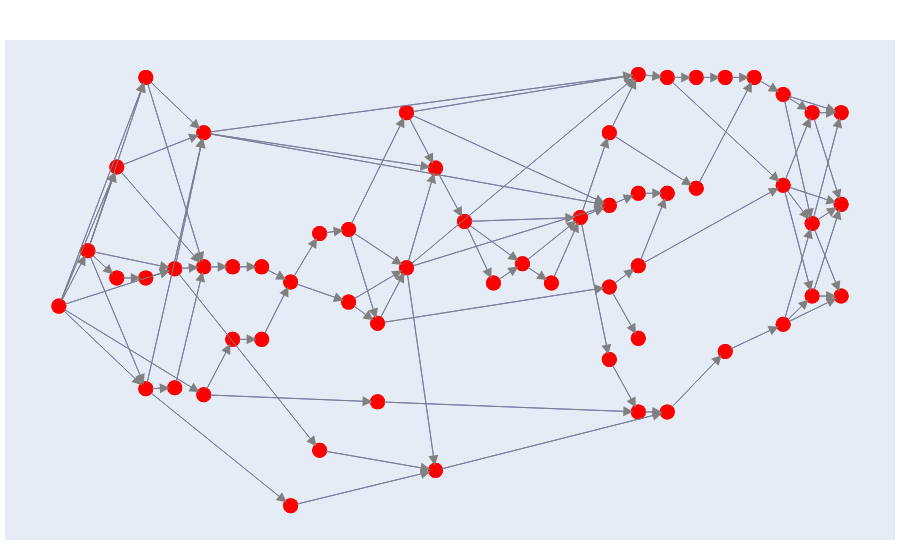

Here is the notebook cell this chart was saved with:
### Code cell
selector = {"type": "descendants", "node": "geringfügig_beschäftigt"}
plot_dag(functions=policy_functions,
         show_labels=False,
         selectors=selector, 
         orientation ='h')

### Figure 1 — Plotly figure (JSON) as saved in the notebook; plotly's stock layout.template omitted (floating-point values rounded to 4 significant figures; data arrays with more than 128 entries replaced by an {"elided": "..."} marker saying what was removed)
{"data": [{"hoverinfo": "none", "line": {"color": "blue", "width": 0.5}, "mode": "lines", "showlegend": false, "type": "scatter", "uid": "ae410eef-efb3-404b-a81d-48f934622d13", "x": {"elided": "306 mixed values"}, "y": {"elided": "306 mixed values"}}, {"hoverinfo": "text", "marker": {"color": "red", "reversescale": true, "showscale": false, "size": 15}, "mode": "markers", "showlegend": false, "text": ["arbeitsl_v_beitr_m", "sozialv_beitr_gesamt_m", "ges_rentenv_beitr_m", "ges_pflegev_beitr_m", "geringfügig_beschäftigt", "in_gleitzone", "_ges_krankenv_midi_job_arbeitg_m", "_ges_krankenv_midi_job_arbeitn_m", "ges_krankenv_beitr_m", "wohngeld_abzüge_m_tu", "wohngeld_eink_m", "wohngeld_eink_vor_abzug_m_tu", "wohngeld_m_hh", "wohngeld_vor_vermög_check_m_hh", "elterngeld_anteil_eink_erlass", "elterngeld_eink_erlass_m", "elterngeld_eink_relev_m", "elterngeld_geschw_bonus_m", "elterngeld_m", "elterngeld_nettolohn_m", "grunds_im_alter_eink_m", "grunds_im_alter_m_hh", "_kinderzuschl_nach_vermög_check_m_hh", "wohngeld_nach_vermög_check_m_hh", "kinderzuschl_vorrang_hh", "wohngeld_kinderzuschl_vorrang_hh", "wohngeld_vorrang_hh", "arbeitsl_geld_2_m_hh", "arbeitsl_geld_2_vor_vorrang_m_hh", "arbeitsl_geld_2_brutto_eink_m", "arbeitsl_geld_2_eink_m", "kinderzuschl_eink_anrechn_m", "kinderzuschl_m_hh", "soli_st_tu", "eink_st_mit_kinderfreib_tu", "eink_st_ohne_kinderfreib_tu", "kinderfreib_günstiger_tu", "eink_abhängig_beschäftigt", "vorsorgeaufw_alter_ab_2005", "_zu_verst_eink_ohne_kinderfreib_tu", "freibeträge", "zu_verst_eink_mit_kinderfreib_tu", "sum_eink", "eink_st_tu", "kindergeld_m", "vorsorgeaufw", "_kinderzuschl_vor_vermög_check_m_hh", "kindergeld_m_tu", "ges_rentenv_beitr_m_tu", "ges_krankenv_beitr_m_tu", "arbeitsl_geld_2_eink_m_hh", "arbeitsl_geld_2_brutto_eink_m_hh", "elterngeld_m_tu", "sum_eink_tu", "kinderzuschl_eink_anrechn_m_hh", "eink_abhängig_beschäftigt_tu", "grunds_im_alter_eink_m_hh", "freibeträge_tu", "kindergeld_m_hh"], "textposition": "bottom center", "type": "scatter", "uid": "370814ba-680c-4771-b49f-37980ab6997d", "x": [-0.7778, -0.6296, -0.7778, -0.8519, -1, -0.9259, -0.8519, -0.7778, -0.7037, -0.03704, 0.5556, 0.4815, 1, 0.7037, 0.1111, 0.1852, 0.03704, 0.2593, 0.3333, -0.03704, 0.4074, 0.5556, 0.8519, 0.8519, 0.9259, 0.9259, 0.9259, 1, 0.8519, 0.4074, 0.4815, 0.6296, 1, -0.1111, -0.2593, -0.2593, -0.1852, -0.6296, -0.7037, -0.4074, -0.5556, -0.3333, -0.5556, -0.1111, 0.4074, -0.6296, 0.7778, 0.4815, -0.4074, -0.3333, 0.5556, 0.6296, 0.4074, -0.4815, 0.7037, -0.1852, 0.4815, -0.4815, 0.4815], "y": [0.986, 0.729, -0.4579, 0.5701, -0.07477, 0.1822, 0.05607, 0.05607, 0.09813, -0.8364, -0.5654, -0.5654, -0.02804, -0.285, 0.03271, 0.1215, 0.3178, 0.03271, 0.3364, 0.5654, 0.3925, 0.4486, 0.9065, -0.1589, 0.8224, 0.3084, -0.02804, 0.3972, 0.486, 0.729, 1, 0.986, 0.8224, 0.8224, 0.2804, -0.05607, -0.1542, -0.486, -0.4533, 0.03738, 0.1075, 0.2617, -0.229, 0.1028, 0.01402, 0.1075, 0.986, -0.2243, -1, -0.743, 0.986, 0.472, -0.3224, -0.229, 0.986, -0.5187, 0.4486, 0.1075, 0.1121]}, {"hoverinfo": "skip", "marker": {"color": "red", "reversescale": true, "showscale": false, "size": 15}, "mode": "markers", "showlegend": false, "text": ["arbeitsl_v_beitr_m", "sozialv_beitr_gesamt_m", "ges_rentenv_beitr_m", "ges_pflegev_beitr_m", "geringfügig_beschäftigt", "in_gleitzone", "_ges_krankenv_midi_job_arbeitg_m", "_ges_krankenv_midi_job_arbeitn_m", "ges_krankenv_beitr_m", "wohngeld_abzüge_m_tu", "wohngeld_eink_m", "wohngeld_eink_vor_abzug_m_tu", "wohngeld_m_hh", "wohngeld_vor_vermög_check_m_hh", "elterngeld_anteil_eink_erlass", "elterngeld_eink_erlass_m", "elterngeld_eink_relev_m", "elterngeld_geschw_bonus_m", "elterngeld_m", "elterngeld_nettolohn_m", "grunds_im_alter_eink_m", "grunds_im_alter_m_hh", "_kinderzuschl_nach_vermög_check_m_hh", "wohngeld_nach_vermög_check_m_hh", "kinderzuschl_vorrang_hh", "wohngeld_kinderzuschl_vorrang_hh", "wohngeld_vorrang_hh", "arbeitsl_geld_2_m_hh", "arbeitsl_geld_2_vor_vorrang_m_hh", "arbeitsl_geld_2_brutto_eink_m", "arbeitsl_geld_2_eink_m", "kinderzuschl_eink_anrechn_m", "kinderzuschl_m_hh", "soli_st_tu", "eink_st_mit_kinderfreib_tu", "eink_st_ohne_kinderfreib_tu", "kinderfreib_günstiger_tu", "eink_abhängig_beschäftigt", "vorsorgeaufw_alter_ab_2005", "_zu_verst_eink_ohne_kinderfreib_tu", "freibeträge", "zu_verst_eink_mit_kinderfreib_tu", "sum_eink", "eink_st_tu", "kindergeld_m", "vorsorgeaufw", "_kinderzuschl_vor_vermög_check_m_hh", "kindergeld_m_tu", "ges_rentenv_beitr_m_tu", "ges_krankenv_beitr_m_tu", "arbeitsl_geld_2_eink_m_hh", "arbeitsl_geld_2_brutto_eink_m_hh", "elterngeld_m_tu", "sum_eink_tu", "kinderzuschl_eink_anrechn_m_hh", "eink_abhängig_beschäftigt_tu", "grunds_im_alter_eink_m_hh", "freibeträge_tu", "kindergeld_m_hh"], "textposition": "bottom center", "type": "scatter", "uid": "f745e574-6260-4bae-ab11-43b8531780f4", "x": [-0.7778, -0.6296, -0.7778, -0.8519, -1, -0.9259, -0.8519, -0.7778, -0.7037, -0.03704, 0.5556, 0.4815, 1, 0.7037, 0.1111, 0.1852, 0.03704, 0.2593, 0.3333, -0.03704, 0.4074, 0.5556, 0.8519, 0.8519, 0.9259, 0.9259, 0.9259, 1, 0.8519, 0.4074, 0.4815, 0.6296, 1, -0.1111, -0.2593, -0.2593, -0.1852, -0.6296, -0.7037, -0.4074, -0.5556, -0.3333, -0.5556, -0.1111, 0.4074, -0.6296, 0.7778, 0.4815, -0.4074, -0.3333, 0.5556, 0.6296, 0.4074, -0.4815, 0.7037, -0.1852, 0.4815, -0.4815, 0.4815], "y": [0.986, 0.729, -0.4579, 0.5701, -0.07477, 0.1822, 0.05607, 0.05607, 0.09813, -0.8364, -0.5654, -0.5654, -0.02804, -0.285, 0.03271, 0.1215, 0.3178, 0.03271, 0.3364, 0.5654, 0.3925, 0.4486, 0.9065, -0.1589, 0.8224, 0.3084, -0.02804, 0.3972, 0.486, 0.729, 1, 0.986, 0.8224, 0.8224, 0.2804, -0.05607, -0.1542, -0.486, -0.4533, 0.03738, 0.1075, 0.2617, -0.229, 0.1028, 0.01402, 0.1075, 0.986, -0.2243, -1, -0.743, 0.986, 0.472, -0.3224, -0.229, 0.986, -0.5187, 0.4486, 0.1075, 0.1121]}], "layout": {"annotations": [{"arrowcolor": "gray", "arrowhead": 2, "arrowsize": 2, "ax": -0.7778, "axref": "x", "ay": 0.986, "ayref": "y", "showarrow": true, "standoff": 5, "startstandoff": 5, "text": "", "x": -0.6296, "xref": "x", "y": 0.729, "yref": "y"}, {"arrowcolor": "gray", "arrowhead": 2, "arrowsize": 2, "ax": -0.7778, "axref": "x", "ay": 0.986, "ayref": "y", "showarrow": true, "standoff": 5, "startstandoff": 5, "text": "", "x": -0.6296, "xref": "x", "y": 0.1075, "yref": "y"}, {"arrowcolor": "gray", "arrowhead": 2, "arrowsize": 2, "ax": -0.6296, "axref": "x", "ay": 0.729, "ayref": "y", "showarrow": true, "standoff": 5, "startstandoff": 5, "text": "", "x": -0.03704, "xref": "x", "y": 0.5654, "yref": "y"}, {"arrowcolor": "gray", "arrowhead": 2, "arrowsize": 2, "ax": -0.6296, "axref": "x", "ay": 0.729, "ayref": "y", "showarrow": true, "standoff": 5, "startstandoff": 5, "text": "", "x": 0.4074, "xref": "x", "y": 0.3925, "yref": "y"}, {"arrowcolor": "gray", "arrowhead": 2, "arrowsize": 2, "ax": -0.6296, "axref": "x", "ay": 0.729, "ayref": "y", "showarrow": true, "standoff": 5, "startstandoff": 5, "text": "", "x": 0.4815, "xref": "x", "y": 1, "yref": "y"}, {"arrowcolor": "gray", "arrowhead": 2, "arrowsize": 2, "ax": -0.7778, "axref": "x", "ay": -0.4579, "ayref": "y", "showarrow": true, "standoff": 5, "startstandoff": 5, "text": "", "x": -0.6296, "xref": "x", "y": 0.729, "yref": "y"}, {"arrowcolor": "gray", "arrowhead": 2, "arrowsize": 2, "ax": -0.7778, "axref": "x", "ay": -0.4579, "ayref": "y", "showarrow": true, "standoff": 5, "startstandoff": 5, "text": "", "x": -0.7037, "xref": "x", "y": -0.4533, "yref": "y"}, {"arrowcolor": "gray", "arrowhead": 2, "arrowsize": 2, "ax": -0.7778, "axref": "x", "ay": -0.4579, "ayref": "y", "showarrow": true, "standoff": 5, "startstandoff": 5, "text": "", "x": -0.4074, "xref": "x", "y": -1, "yref": "y"}, {"arrowcolor": "gray", "arrowhead": 2, "arrowsize": 2, "ax": -0.8519, "axref": "x", "ay": 0.5701, "ayref": "y", "showarrow": true, "standoff": 5, "startstandoff": 5, "text": "", "x": -0.6296, "xref": "x", "y": 0.729, "yref": "y"}, {"arrowcolor": "gray", "arrowhead": 2, "arrowsize": 2, "ax": -0.8519, "axref": "x", "ay": 0.5701, "ayref": "y", "showarrow": true, "standoff": 5, "startstandoff": 5, "text": "", "x": -0.6296, "xref": "x", "y": 0.1075, "yref": "y"}, {"arrowcolor": "gray", "arrowhead": 2, "arrowsize": 2, "ax": -1, "axref": "x", "ay": -0.07477, "ayref": "y", "showarrow": true, "standoff": 5, "startstandoff": 5, "text": "", "x": -0.7778, "xref": "x", "y": 0.986, "yref": "y"}, {"arrowcolor": "gray", "arrowhead": 2, "arrowsize": 2, "ax": -1, "axref": "x", "ay": -0.07477, "ayref": "y", "showarrow": true, "standoff": 5, "startstandoff": 5, "text": "", "x": -0.7778, "xref": "x", "y": -0.4579, "yref": "y"}, {"arrowcolor": "gray", "arrowhead": 2, "arrowsize": 2, "ax": -1, "axref": "x", "ay": -0.07477, "ayref": "y", "showarrow": true, "standoff": 5, "startstandoff": 5, "text": "", "x": -0.8519, "xref": "x", "y": 0.5701, "yref": "y"}, {"arrowcolor": "gray", "arrowhead": 2, "arrowsize": 2, "ax": -1, "axref": "x", "ay": -0.07477, "ayref": "y", "showarrow": true, "standoff": 5, "startstandoff": 5, "text": "", "x": -0.9259, "xref": "x", "y": 0.1822, "yref": "y"}, {"arrowcolor": "gray", "arrowhead": 2, "arrowsize": 2, "ax": -1, "axref": "x", "ay": -0.07477, "ayref": "y", "showarrow": true, "standoff": 5, "startstandoff": 5, "text": "", "x": -0.7037, "xref": "x", "y": 0.09813, "yref": "y"}, {"arrowcolor": "gray", "arrowhead": 2, "arrowsize": 2, "ax": -1, "axref": "x", "ay": -0.07477, "ayref": "y", "showarrow": true, "standoff": 5, "startstandoff": 5, "text": "", "x": -0.6296, "xref": "x", "y": -0.486, "yref": "y"}, {"arrowcolor": "gray", "arrowhead": 2, "arrowsize": 2, "ax": -0.9259, "axref": "x", "ay": 0.1822, "ayref": "y", "showarrow": true, "standoff": 5, "startstandoff": 5, "text": "", "x": -0.7778, "xref": "x", "y": 0.986, "yref": "y"}, {"arrowcolor": "gray", "arrowhead": 2, "arrowsize": 2, "ax": -0.9259, "axref": "x", "ay": 0.1822, "ayref": "y", "showarrow": true, "standoff": 5, "startstandoff": 5, "text": "", "x": -0.7778, "xref": "x", "y": -0.4579, "yref": "y"}, {"arrowcolor": "gray", "arrowhead": 2, "arrowsize": 2, "ax": -0.9259, "axref": "x", "ay": 0.1822, "ayref": "y", "showarrow": true, "standoff": 5, "startstandoff": 5, "text": "", "x": -0.8519, "xref": "x", "y": 0.5701, "yref": "y"}, {"arrowcolor": "gray", "arrowhead": 2, "arrowsize": 2, "ax": -0.9259, "axref": "x", "ay": 0.1822, "ayref": "y", "showarrow": true, "standoff": 5, "startstandoff": 5, "text": "", "x": -0.8519, "xref": "x", "y": 0.05607, "yref": "y"}, {"arrowcolor": "gray", "arrowhead": 2, "arrowsize": 2, "ax": -0.9259, "axref": "x", "ay": 0.1822, "ayref": "y", "showarrow": true, "standoff": 5, "startstandoff": 5, "text": "", "x": -0.7037, "xref": "x", "y": 0.09813, "yref": "y"}, {"arrowcolor": "gray", "arrowhead": 2, "arrowsize": 2, "ax": -0.8519, "axref": "x", "ay": 0.05607, "ayref": "y", "showarrow": true, "standoff": 5, "startstandoff": 5, "text": "", "x": -0.7778, "xref": "x", "y": 0.05607, "yref": "y"}, {"arrowcolor": "gray", "arrowhead": 2, "arrowsize": 2, "ax": -0.7778, "axref": "x", "ay": 0.05607, "ayref": "y", "showarrow": true, "standoff": 5, "startstandoff": 5, "text": "", "x": -0.7037, "xref": "x", "y": 0.09813, "yref": "y"}, {"arrowcolor": "gray", "arrowhead": 2, "arrowsize": 2, "ax": -0.7037, "axref": "x", "ay": 0.09813, "ayref": "y", "showarrow": true, "standoff": 5, "startstandoff": 5, "text": "", "x": -0.6296, "xref": "x", "y": 0.729, "yref": "y"}, {"arrowcolor": "gray", "arrowhead": 2, "arrowsize": 2, "ax": -0.7037, "axref": "x", "ay": 0.09813, "ayref": "y", "showarrow": true, "standoff": 5, "startstandoff": 5, "text": "", "x": -0.6296, "xref": "x", "y": 0.1075, "yref": "y"}, {"arrowcolor": "gray", "arrowhead": 2, "arrowsize": 2, "ax": -0.7037, "axref": "x", "ay": 0.09813, "ayref": "y", "showarrow": true, "standoff": 5, "startstandoff": 5, "text": "", "x": -0.3333, "xref": "x", "y": -0.743, "yref": "y"}, {"arrowcolor": "gray", "arrowhead": 2, "arrowsize": 2, "ax": -0.03704, "axref": "x", "ay": -0.8364, "ayref": "y", "showarrow": true, "standoff": 5, "startstandoff": 5, "text": "", "x": 0.5556, "xref": "x", "y": -0.5654, "yref": "y"}, {"arrowcolor": "gray", "arrowhead": 2, "arrowsize": 2, "ax": 0.5556, "axref": "x", "ay": -0.5654, "ayref": "y", "showarrow": true, "standoff": 5, "startstandoff": 5, "text": "", "x": 0.7037, "xref": "x", "y": -0.285, "yref": "y"}, {"arrowcolor": "gray", "arrowhead": 2, "arrowsize": 2, "ax": 0.4815, "axref": "x", "ay": -0.5654, "ayref": "y", "showarrow": true, "standoff": 5, "startstandoff": 5, "text": "", "x": 0.5556, "xref": "x", "y": -0.5654, "yref": "y"}, {"arrowcolor": "gray", "arrowhead": 2, "arrowsize": 2, "ax": 0.7037, "axref": "x", "ay": -0.285, "ayref": "y", "showarrow": true, "standoff": 5, "startstandoff": 5, "text": "", "x": 0.8519, "xref": "x", "y": -0.1589, "yref": "y"}, {"arrowcolor": "gray", "arrowhead": 2, "arrowsize": 2, "ax": 0.1111, "axref": "x", "ay": 0.03271, "ayref": "y", "showarrow": true, "standoff": 5, "startstandoff": 5, "text": "", "x": 0.1852, "xref": "x", "y": 0.1215, "yref": "y"}, {"arrowcolor": "gray", "arrowhead": 2, "arrowsize": 2, "ax": 0.1852, "axref": "x", "ay": 0.1215, "ayref": "y", "showarrow": true, "standoff": 5, "startstandoff": 5, "text": "", "x": 0.2593, "xref": "x", "y": 0.03271, "yref": "y"}, {"arrowcolor": "gray", "arrowhead": 2, "arrowsize": 2, "ax": 0.1852, "axref": "x", "ay": 0.1215, "ayref": "y", "showarrow": true, "standoff": 5, "startstandoff": 5, "text": "", "x": 0.3333, "xref": "x", "y": 0.3364, "yref": "y"}, {"arrowcolor": "gray", "arrowhead": 2, "arrowsize": 2, "ax": 0.03704, "axref": "x", "ay": 0.3178, "ayref": "y", "showarrow": true, "standoff": 5, "startstandoff": 5, "text": "", "x": 0.1111, "xref": "x", "y": 0.03271, "yref": "y"}, {"arrowcolor": "gray", "arrowhead": 2, "arrowsize": 2, "ax": 0.03704, "axref": "x", "ay": 0.3178, "ayref": "y", "showarrow": true, "standoff": 5, "startstandoff": 5, "text": "", "x": 0.1852, "xref": "x", "y": 0.1215, "yref": "y"}, {"arrowcolor": "gray", "arrowhead": 2, "arrowsize": 2, "ax": 0.03704, "axref": "x", "ay": 0.3178, "ayref": "y", "showarrow": true, "standoff": 5, "startstandoff": 5, "text": "", "x": 0.3333, "xref": "x", "y": 0.3364, "yref": "y"}, {"arrowcolor": "gray", "arrowhead": 2, "arrowsize": 2, "ax": 0.2593, "axref": "x", "ay": 0.03271, "ayref": "y", "showarrow": true, "standoff": 5, "startstandoff": 5, "text": "", "x": 0.3333, "xref": "x", "y": 0.3364, "yref": "y"}, {"arrowcolor": "gray", "arrowhead": 2, "arrowsize": 2, "ax": 0.3333, "axref": "x", "ay": 0.3364, "ayref": "y", "showarrow": true, "standoff": 5, "startstandoff": 5, "text": "", "x": 0.4074, "xref": "x", "y": 0.3925, "yref": "y"}, {"arrowcolor": "gray", "arrowhead": 2, "arrowsize": 2, "ax": 0.3333, "axref": "x", "ay": 0.3364, "ayref": "y", "showarrow": true, "standoff": 5, "startstandoff": 5, "text": "", "x": 0.4074, "xref": "x", "y": 0.729, "yref": "y"}, {"arrowcolor": "gray", "arrowhead": 2, "arrowsize": 2, "ax": 0.3333, "axref": "x", "ay": 0.3364, "ayref": "y", "showarrow": true, "standoff": 5, "startstandoff": 5, "text": "", "x": 0.4074, "xref": "x", "y": -0.3224, "yref": "y"}, {"arrowcolor": "gray", "arrowhead": 2, "arrowsize": 2, "ax": -0.03704, "axref": "x", "ay": 0.5654, "ayref": "y", "showarrow": true, "standoff": 5, "startstandoff": 5, "text": "", "x": 0.03704, "xref": "x", "y": 0.3178, "yref": "y"}, {"arrowcolor": "gray", "arrowhead": 2, "arrowsize": 2, "ax": 0.4074, "axref": "x", "ay": 0.3925, "ayref": "y", "showarrow": true, "standoff": 5, "startstandoff": 5, "text": "", "x": 0.4815, "xref": "x", "y": 0.4486, "yref": "y"}, {"arrowcolor": "gray", "arrowhead": 2, "arrowsize": 2, "ax": 0.8519, "axref": "x", "ay": 0.9065, "ayref": "y", "showarrow": true, "standoff": 5, "startstandoff": 5, "text": "", "x": 0.9259, "xref": "x", "y": 0.8224, "yref": "y"}, {"arrowcolor": "gray", "arrowhead": 2, "arrowsize": 2, "ax": 0.8519, "axref": "x", "ay": 0.9065, "ayref": "y", "showarrow": true, "standoff": 5, "startstandoff": 5, "text": "", "x": 0.9259, "xref": "x", "y": 0.3084, "yref": "y"}, {"arrowcolor": "gray", "arrowhead": 2, "arrowsize": 2, "ax": 0.8519, "axref": "x", "ay": 0.9065, "ayref": "y", "showarrow": true, "standoff": 5, "startstandoff": 5, "text": "", "x": 1, "xref": "x", "y": 0.8224, "yref": "y"}, {"arrowcolor": "gray", "arrowhead": 2, "arrowsize": 2, "ax": 0.8519, "axref": "x", "ay": -0.1589, "ayref": "y", "showarrow": true, "standoff": 5, "startstandoff": 5, "text": "", "x": 1, "xref": "x", "y": -0.02804, "yref": "y"}, {"arrowcolor": "gray", "arrowhead": 2, "arrowsize": 2, "ax": 0.8519, "axref": "x", "ay": -0.1589, "ayref": "y", "showarrow": true, "standoff": 5, "startstandoff": 5, "text": "", "x": 0.9259, "xref": "x", "y": 0.3084, "yref": "y"}, {"arrowcolor": "gray", "arrowhead": 2, "arrowsize": 2, "ax": 0.8519, "axref": "x", "ay": -0.1589, "ayref": "y", "showarrow": true, "standoff": 5, "startstandoff": 5, "text": "", "x": 0.9259, "xref": "x", "y": -0.02804, "yref": "y"}, {"arrowcolor": "gray", "arrowhead": 2, "arrowsize": 2, "ax": 0.9259, "axref": "x", "ay": 0.8224, "ayref": "y", "showarrow": true, "standoff": 5, "startstandoff": 5, "text": "", "x": 1, "xref": "x", "y": 0.3972, "yref": "y"}, {"arrowcolor": "gray", "arrowhead": 2, "arrowsize": 2, "ax": 0.9259, "axref": "x", "ay": 0.8224, "ayref": "y", "showarrow": true, "standoff": 5, "startstandoff": 5, "text": "", "x": 1, "xref": "x", "y": 0.8224, "yref": "y"}, {"arrowcolor": "gray", "arrowhead": 2, "arrowsize": 2, "ax": 0.9259, "axref": "x", "ay": 0.3084, "ayref": "y", "showarrow": true, "standoff": 5, "startstandoff": 5, "text": "", "x": 1, "xref": "x", "y": -0.02804, "yref": "y"}, {"arrowcolor": "gray", "arrowhead": 2, "arrowsize": 2, "ax": 0.9259, "axref": "x", "ay": 0.3084, "ayref": "y", "showarrow": true, "standoff": 5, "startstandoff": 5, "text": "", "x": 1, "xref": "x", "y": 0.3972, "yref": "y"}, {"arrowcolor": "gray", "arrowhead": 2, "arrowsize": 2, "ax": 0.9259, "axref": "x", "ay": 0.3084, "ayref": "y", "showarrow": true, "standoff": 5, "startstandoff": 5, "text": "", "x": 1, "xref": "x", "y": 0.8224, "yref": "y"}, {"arrowcolor": "gray", "arrowhead": 2, "arrowsize": 2, "ax": 0.9259, "axref": "x", "ay": -0.02804, "ayref": "y", "showarrow": true, "standoff": 5, "startstandoff": 5, "text": "", "x": 1, "xref": "x", "y": -0.02804, "yref": "y"}, {"arrowcolor": "gray", "arrowhead": 2, "arrowsize": 2, "ax": 0.9259, "axref": "x", "ay": -0.02804, "ayref": "y", "showarrow": true, "standoff": 5, "startstandoff": 5, "text": "", "x": 1, "xref": "x", "y": 0.3972, "yref": "y"}, {"arrowcolor": "gray", "arrowhead": 2, "arrowsize": 2, "ax": 0.8519, "axref": "x", "ay": 0.486, "ayref": "y", "showarrow": true, "standoff": 5, "startstandoff": 5, "text": "", "x": 0.9259, "xref": "x", "y": 0.8224, "yref": "y"}, {"arrowcolor": "gray", "arrowhead": 2, "arrowsize": 2, "ax": 0.8519, "axref": "x", "ay": 0.486, "ayref": "y", "showarrow": true, "standoff": 5, "startstandoff": 5, "text": "", "x": 0.9259, "xref": "x", "y": 0.3084, "yref": "y"}, {"arrowcolor": "gray", "arrowhead": 2, "arrowsize": 2, "ax": 0.8519, "axref": "x", "ay": 0.486, "ayref": "y", "showarrow": true, "standoff": 5, "startstandoff": 5, "text": "", "x": 0.9259, "xref": "x", "y": -0.02804, "yref": "y"}, {"arrowcolor": "gray", "arrowhead": 2, "arrowsize": 2, "ax": 0.8519, "axref": "x", "ay": 0.486, "ayref": "y", "showarrow": true, "standoff": 5, "startstandoff": 5, "text": "", "x": 1, "xref": "x", "y": 0.3972, "yref": "y"}, {"arrowcolor": "gray", "arrowhead": 2, "arrowsize": 2, "ax": 0.4074, "axref": "x", "ay": 0.729, "ayref": "y", "showarrow": true, "standoff": 5, "startstandoff": 5, "text": "", "x": 0.4815, "xref": "x", "y": 1, "yref": "y"}, {"arrowcolor": "gray", "arrowhead": 2, "arrowsize": 2, "ax": 0.4074, "axref": "x", "ay": 0.729, "ayref": "y", "showarrow": true, "standoff": 5, "startstandoff": 5, "text": "", "x": 0.6296, "xref": "x", "y": 0.472, "yref": "y"}, {"arrowcolor": "gray", "arrowhead": 2, "arrowsize": 2, "ax": 0.4815, "axref": "x", "ay": 1, "ayref": "y", "showarrow": true, "standoff": 5, "startstandoff": 5, "text": "", "x": 0.5556, "xref": "x", "y": 0.986, "yref": "y"}, {"arrowcolor": "gray", "arrowhead": 2, "arrowsize": 2, "ax": 0.6296, "axref": "x", "ay": 0.986, "ayref": "y", "showarrow": true, "standoff": 5, "startstandoff": 5, "text": "", "x": 0.7037, "xref": "x", "y": 0.986, "yref": "y"}, {"arrowcolor": "gray", "arrowhead": 2, "arrowsize": 2, "ax": -0.1111, "axref": "x", "ay": 0.8224, "ayref": "y", "showarrow": true, "standoff": 5, "startstandoff": 5, "text": "", "x": -0.03704, "xref": "x", "y": 0.5654, "yref": "y"}, {"arrowcolor": "gray", "arrowhead": 2, "arrowsize": 2, "ax": -0.1111, "axref": "x", "ay": 0.8224, "ayref": "y", "showarrow": true, "standoff": 5, "startstandoff": 5, "text": "", "x": 0.4074, "xref": "x", "y": 0.3925, "yref": "y"}, {"arrowcolor": "gray", "arrowhead": 2, "arrowsize": 2, "ax": -0.1111, "axref": "x", "ay": 0.8224, "ayref": "y", "showarrow": true, "standoff": 5, "startstandoff": 5, "text": "", "x": 0.4815, "xref": "x", "y": 1, "yref": "y"}, {"arrowcolor": "gray", "arrowhead": 2, "arrowsize": 2, "ax": -0.2593, "axref": "x", "ay": 0.2804, "ayref": "y", "showarrow": true, "standoff": 5, "startstandoff": 5, "text": "", "x": -0.1111, "xref": "x", "y": 0.8224, "yref": "y"}, {"arrowcolor": "gray", "arrowhead": 2, "arrowsize": 2, "ax": -0.2593, "axref": "x", "ay": 0.2804, "ayref": "y", "showarrow": true, "standoff": 5, "startstandoff": 5, "text": "", "x": -0.1852, "xref": "x", "y": -0.1542, "yref": "y"}, {"arrowcolor": "gray", "arrowhead": 2, "arrowsize": 2, "ax": -0.2593, "axref": "x", "ay": 0.2804, "ayref": "y", "showarrow": true, "standoff": 5, "startstandoff": 5, "text": "", "x": -0.1111, "xref": "x", "y": 0.1028, "yref": "y"}, {"arrowcolor": "gray", "arrowhead": 2, "arrowsize": 2, "ax": -0.2593, "axref": "x", "ay": -0.05607, "ayref": "y", "showarrow": true, "standoff": 5, "startstandoff": 5, "text": "", "x": -0.1852, "xref": "x", "y": -0.1542, "yref": "y"}, {"arrowcolor": "gray", "arrowhead": 2, "arrowsize": 2, "ax": -0.2593, "axref": "x", "ay": -0.05607, "ayref": "y", "showarrow": true, "standoff": 5, "startstandoff": 5, "text": "", "x": -0.1111, "xref": "x", "y": 0.1028, "yref": "y"}, {"arrowcolor": "gray", "arrowhead": 2, "arrowsize": 2, "ax": -0.1852, "axref": "x", "ay": -0.1542, "ayref": "y", "showarrow": true, "standoff": 5, "startstandoff": 5, "text": "", "x": -0.1111, "xref": "x", "y": 0.1028, "yref": "y"}, {"arrowcolor": "gray", "arrowhead": 2, "arrowsize": 2, "ax": -0.1852, "axref": "x", "ay": -0.1542, "ayref": "y", "showarrow": true, "standoff": 5, "startstandoff": 5, "text": "", "x": 0.4074, "xref": "x", "y": 0.01402, "yref": "y"}, {"arrowcolor": "gray", "arrowhead": 2, "arrowsize": 2, "ax": -0.6296, "axref": "x", "ay": -0.486, "ayref": "y", "showarrow": true, "standoff": 5, "startstandoff": 5, "text": "", "x": -0.5556, "xref": "x", "y": -0.229, "yref": "y"}, {"arrowcolor": "gray", "arrowhead": 2, "arrowsize": 2, "ax": -0.6296, "axref": "x", "ay": -0.486, "ayref": "y", "showarrow": true, "standoff": 5, "startstandoff": 5, "text": "", "x": -0.1852, "xref": "x", "y": -0.5187, "yref": "y"}, {"arrowcolor": "gray", "arrowhead": 2, "arrowsize": 2, "ax": -0.7037, "axref": "x", "ay": -0.4533, "ayref": "y", "showarrow": true, "standoff": 5, "startstandoff": 5, "text": "", "x": -0.6296, "xref": "x", "y": 0.1075, "yref": "y"}, {"arrowcolor": "gray", "arrowhead": 2, "arrowsize": 2, "ax": -0.4074, "axref": "x", "ay": 0.03738, "ayref": "y", "showarrow": true, "standoff": 5, "startstandoff": 5, "text": "", "x": -0.2593, "xref": "x", "y": -0.05607, "yref": "y"}, {"arrowcolor": "gray", "arrowhead": 2, "arrowsize": 2, "ax": -0.4074, "axref": "x", "ay": 0.03738, "ayref": "y", "showarrow": true, "standoff": 5, "startstandoff": 5, "text": "", "x": -0.3333, "xref": "x", "y": 0.2617, "yref": "y"}, {"arrowcolor": "gray", "arrowhead": 2, "arrowsize": 2, "ax": -0.5556, "axref": "x", "ay": 0.1075, "ayref": "y", "showarrow": true, "standoff": 5, "startstandoff": 5, "text": "", "x": -0.4815, "xref": "x", "y": 0.1075, "yref": "y"}, {"arrowcolor": "gray", "arrowhead": 2, "arrowsize": 2, "ax": -0.3333, "axref": "x", "ay": 0.2617, "ayref": "y", "showarrow": true, "standoff": 5, "startstandoff": 5, "text": "", "x": -0.2593, "xref": "x", "y": 0.2804, "yref": "y"}, {"arrowcolor": "gray", "arrowhead": 2, "arrowsize": 2, "ax": -0.5556, "axref": "x", "ay": -0.229, "ayref": "y", "showarrow": true, "standoff": 5, "startstandoff": 5, "text": "", "x": -0.4815, "xref": "x", "y": -0.229, "yref": "y"}, {"arrowcolor": "gray", "arrowhead": 2, "arrowsize": 2, "ax": -0.1111, "axref": "x", "ay": 0.1028, "ayref": "y", "showarrow": true, "standoff": 5, "startstandoff": 5, "text": "", "x": -0.03704, "xref": "x", "y": -0.8364, "yref": "y"}, {"arrowcolor": "gray", "arrowhead": 2, "arrowsize": 2, "ax": -0.1111, "axref": "x", "ay": 0.1028, "ayref": "y", "showarrow": true, "standoff": 5, "startstandoff": 5, "text": "", "x": -0.03704, "xref": "x", "y": 0.5654, "yref": "y"}, {"arrowcolor": "gray", "arrowhead": 2, "arrowsize": 2, "ax": -0.1111, "axref": "x", "ay": 0.1028, "ayref": "y", "showarrow": true, "standoff": 5, "startstandoff": 5, "text": "", "x": 0.4074, "xref": "x", "y": 0.3925, "yref": "y"}, {"arrowcolor": "gray", "arrowhead": 2, "arrowsize": 2, "ax": -0.1111, "axref": "x", "ay": 0.1028, "ayref": "y", "showarrow": true, "standoff": 5, "startstandoff": 5, "text": "", "x": 0.4815, "xref": "x", "y": 1, "yref": "y"}, {"arrowcolor": "gray", "arrowhead": 2, "arrowsize": 2, "ax": 0.4074, "axref": "x", "ay": 0.01402, "ayref": "y", "showarrow": true, "standoff": 5, "startstandoff": 5, "text": "", "x": 0.4815, "xref": "x", "y": -0.2243, "yref": "y"}, {"arrowcolor": "gray", "arrowhead": 2, "arrowsize": 2, "ax": 0.4074, "axref": "x", "ay": 0.01402, "ayref": "y", "showarrow": true, "standoff": 5, "startstandoff": 5, "text": "", "x": 0.4815, "xref": "x", "y": 0.1121, "yref": "y"}, {"arrowcolor": "gray", "arrowhead": 2, "arrowsize": 2, "ax": -0.6296, "axref": "x", "ay": 0.1075, "ayref": "y", "showarrow": true, "standoff": 5, "startstandoff": 5, "text": "", "x": -0.5556, "xref": "x", "y": 0.1075, "yref": "y"}, {"arrowcolor": "gray", "arrowhead": 2, "arrowsize": 2, "ax": 0.7778, "axref": "x", "ay": 0.986, "ayref": "y", "showarrow": true, "standoff": 5, "startstandoff": 5, "text": "", "x": 0.8519, "xref": "x", "y": 0.9065, "yref": "y"}, {"arrowcolor": "gray", "arrowhead": 2, "arrowsize": 2, "ax": -0.4074, "axref": "x", "ay": -1, "ayref": "y", "showarrow": true, "standoff": 5, "startstandoff": 5, "text": "", "x": -0.03704, "xref": "x", "y": -0.8364, "yref": "y"}, {"arrowcolor": "gray", "arrowhead": 2, "arrowsize": 2, "ax": -0.3333, "axref": "x", "ay": -0.743, "ayref": "y", "showarrow": true, "standoff": 5, "startstandoff": 5, "text": "", "x": -0.03704, "xref": "x", "y": -0.8364, "yref": "y"}, {"arrowcolor": "gray", "arrowhead": 2, "arrowsize": 2, "ax": 0.5556, "axref": "x", "ay": 0.986, "ayref": "y", "showarrow": true, "standoff": 5, "startstandoff": 5, "text": "", "x": 0.8519, "xref": "x", "y": 0.486, "yref": "y"}, {"arrowcolor": "gray", "arrowhead": 2, "arrowsize": 2, "ax": 0.5556, "axref": "x", "ay": 0.986, "ayref": "y", "showarrow": true, "standoff": 5, "startstandoff": 5, "text": "", "x": 0.6296, "xref": "x", "y": 0.986, "yref": "y"}, {"arrowcolor": "gray", "arrowhead": 2, "arrowsize": 2, "ax": 0.6296, "axref": "x", "ay": 0.472, "ayref": "y", "showarrow": true, "standoff": 5, "startstandoff": 5, "text": "", "x": 0.7778, "xref": "x", "y": 0.986, "yref": "y"}, {"arrowcolor": "gray", "arrowhead": 2, "arrowsize": 2, "ax": 0.4074, "axref": "x", "ay": -0.3224, "ayref": "y", "showarrow": true, "standoff": 5, "startstandoff": 5, "text": "", "x": 0.4815, "xref": "x", "y": -0.5654, "yref": "y"}, {"arrowcolor": "gray", "arrowhead": 2, "arrowsize": 2, "ax": -0.4815, "axref": "x", "ay": -0.229, "ayref": "y", "showarrow": true, "standoff": 5, "startstandoff": 5, "text": "", "x": -0.4074, "xref": "x", "y": 0.03738, "yref": "y"}, {"arrowcolor": "gray", "arrowhead": 2, "arrowsize": 2, "ax": 0.7037, "axref": "x", "ay": 0.986, "ayref": "y", "showarrow": true, "standoff": 5, "startstandoff": 5, "text": "", "x": 0.7778, "xref": "x", "y": 0.986, "yref": "y"}, {"arrowcolor": "gray", "arrowhead": 2, "arrowsize": 2, "ax": -0.1852, "axref": "x", "ay": -0.5187, "ayref": "y", "showarrow": true, "standoff": 5, "startstandoff": 5, "text": "", "x": 0.4815, "xref": "x", "y": -0.5654, "yref": "y"}, {"arrowcolor": "gray", "arrowhead": 2, "arrowsize": 2, "ax": 0.4815, "axref": "x", "ay": 0.4486, "ayref": "y", "showarrow": true, "standoff": 5, "startstandoff": 5, "text": "", "x": 0.5556, "xref": "x", "y": 0.4486, "yref": "y"}, {"arrowcolor": "gray", "arrowhead": 2, "arrowsize": 2, "ax": -0.4815, "axref": "x", "ay": 0.1075, "ayref": "y", "showarrow": true, "standoff": 5, "startstandoff": 5, "text": "", "x": -0.4074, "xref": "x", "y": 0.03738, "yref": "y"}, {"arrowcolor": "gray", "arrowhead": 2, "arrowsize": 2, "ax": 0.4815, "axref": "x", "ay": 0.1121, "ayref": "y", "showarrow": true, "standoff": 5, "startstandoff": 5, "text": "", "x": 0.5556, "xref": "x", "y": 0.4486, "yref": "y"}, {"arrowcolor": "gray", "arrowhead": 2, "arrowsize": 2, "ax": 0.4815, "axref": "x", "ay": 0.1121, "ayref": "y", "showarrow": true, "standoff": 5, "startstandoff": 5, "text": "", "x": 0.8519, "xref": "x", "y": 0.486, "yref": "y"}], "hoverlabel": {"font": {"size": 10}}, "hovermode": "closest", "margin": {"b": 20, "l": 5, "r": 5, "t": 40}, "showlegend": false, "xaxis": {"showgrid": false, "showticklabels": false, "zeroline": false}, "yaxis": {"showgrid": false, "showticklabels": false, "zeroline": false}}}
